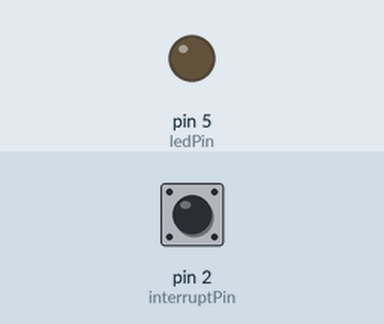
Bench run of a sketch on a simulated Arduino Uno, built with avr-gcc and run on an emulated ATmega328P. Parts: output pins drawn as LEDs (lit = HIGH). Inputs (shaded band) come from the test bench; at power-on: pin 2 (interruptPin) LOW. What the sketch prints to the serial monitor is not drawn.

Above: at 3.2 s.
3.3 s: pin 2 (interruptPin) pulled HIGH for 0.15 s
At 3.53 s:
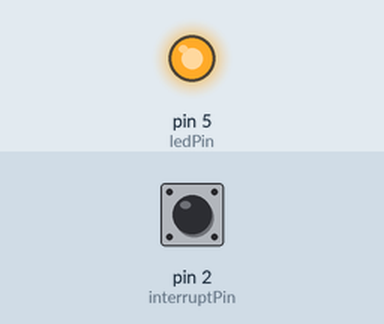
Timing chart, 0 to 6.3 s (numbered marks = the images above; inputs shaded):
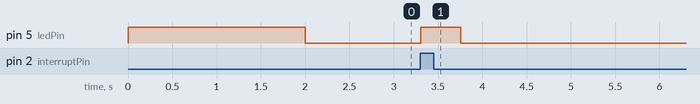

Measured:
- after the input at 3.3 s, pin 5 (ledPin): LOW → HIGH at once, → LOW 0.45 s later

The sketch:

clap_detector.ino
```cpp
// This program sourced from
// https://www.arduino.cc/en/Reference/AttachInterrupt
// to test the interrupt pin
// NOTES: The gain of the audio sensor is tuned CCW to very low until the RED LED on the module is just OFF

// Sound module
// DO pin --> Arduino Pin 2 (interrupt_0)

// LEDGENT:
// _ts means time_stamp

#define SINGLE_CLAP_SILENT_USEC 8000
#define ALL_CLAP_SILENT_USEC 450000

const byte ledPin = 5;
const byte interruptPin = 2;

unsigned long first_rise_ts = 0;
unsigned long last_fall_ts = 0;

// TY: I am dis-like these two needed to be declared as global variable
unsigned long last_clap_fall_ts = 0;
unsigned int clap_cnt = 0;

void setup() {
  Serial.begin(9600);
  Serial.println("setup() - begin");
  pinMode(ledPin, OUTPUT);

  // using CHANGE to detect both RISING & FALLING edge
  attachInterrupt(digitalPinToInterrupt(interruptPin), log_chg, CHANGE);

  // turn on test LED
  digitalWrite(ledPin, HIGH);
  Serial.println("LED_ON");

  reset_ts();

  Serial.println("setup() - nearly end");
  delay(2000);
  digitalWrite(ledPin, LOW);
  Serial.println("LED_OFF");
  Serial.println("setup() - end");
}

void loop() {
  unsigned long curr_us = 0;
  unsigned long quiet_us = 0;
  //unsigned long last_clap_fall_ts = 0;
  //unsigned int clap_cnt = 0;

  if (first_rise_ts)
  {
    noInterrupts();
    curr_us = micros();
    if (last_fall_ts)
    {
       quiet_us = curr_us - last_fall_ts;
    }

    if (quiet_us > SINGLE_CLAP_SILENT_USEC)
    {
      if (first_rise_ts)
      {
        // do followings ONLY if first_rise_ts exist, ie not just a last_fall_ts detected
/*
        Serial.print("clap width = ");
        Serial.print(last_fall_ts);
        Serial.print(" - ");
        Serial.print(first_rise_ts);
        Serial.print(" = ");
        Serial.println(last_fall_ts - first_rise_ts);
*/
        clap_cnt++;
        last_clap_fall_ts = last_fall_ts;
      }
      reset_ts();
    }
    interrupts();
    if (clap_cnt)
    {
      digitalWrite(ledPin, HIGH);
    }
  }

  if (clap_cnt)
  {
    delay(50);
    curr_us = micros();
    quiet_us = curr_us - last_clap_fall_ts;
/*
    Serial.print("curr_us = ");
    Serial.println(curr_us);
    Serial.print("last_clap_fall_ts = ");
    Serial.println(last_clap_fall_ts);
    Serial.print("quiet_us = ");
    Serial.println(quiet_us);
    Serial.print("clap count = ");
    Serial.println(clap_cnt);
    Serial.println("-----------------------------------------------");
*/
    if (quiet_us > ALL_CLAP_SILENT_USEC)
    {
      // print ONLY if first_rise_ts exist, ie not just a last_fall_ts detected
      Serial.print("clap count = ");
      Serial.println(clap_cnt);
      Serial.println();
      digitalWrite(ledPin, LOW);
      clap_cnt = 0;
      last_clap_fall_ts = 0;
    }
  }
}

void log_chg() {
  unsigned long curr_us;
  int curr_val;

  curr_us = micros();
  curr_val = digitalRead(interruptPin);

//  if (first_rise_ts == 0)  <<-- this doesn't work
  if ((first_rise_ts == 0) && (curr_val == HIGH))
  {
     last_fall_ts = first_rise_ts = curr_us;
  }
  if (first_rise_ts && (curr_us - last_fall_ts) && (curr_val == LOW))
  {
     last_fall_ts = curr_us;
  }
}

void reset_ts()
{
  first_rise_ts = 0;
  last_fall_ts = 0;
}
```
